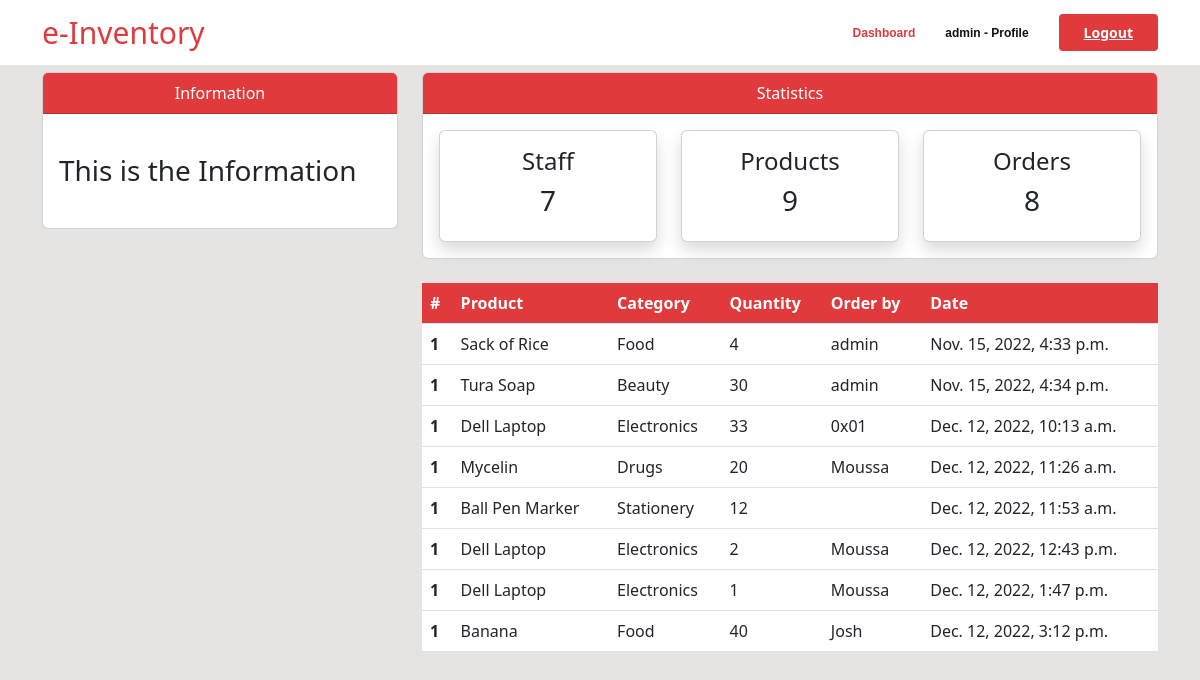
/order/ (signed in), run on the app's committed database.
### user/models.py (models this page shows)
class Profile(models.Model):
    staff = models.OneToOneField(User, on_delete=models.CASCADE, null=True)
    address = models.CharField(max_length=200, null=True)
    phone = models.CharField(max_length=20, null=True)
    image = models.ImageField(default='avatar.jpg', upload_to='media_images')
    def __str__ (self):
        return f'{self.staff.username} - Profile'

### dashboard/models.py (models this page shows, shortened)
class Order(models.Model):
    product = models.ForeignKey(Product, on_delete=models.CASCADE)
    staff = models.ForeignKey(User, on_delete=models.CASCADE, null=True)
    order_quantity = models.PositiveBigIntegerField(null=True)
    date = models.DateTimeField(auto_now_add=True)
    class Meta:
        verbose_name_plural = 'Order'

class Product(models.Model):
    name = models.CharField(max_length=100, null=True)
    category = models.CharField(max_length=20, choices=CATEGORY, null=True)
    quantity = models.PositiveBigIntegerField(null=True)
    class Meta:
        verbose_name_plural = 'Product'

### dashboard/views.py (the view)
# urls.py: path('order/', views.order, name='dashboard-order'),
@login_required
def order(request):
    orders = Order.objects.all()
    order_count = orders.count()
    worker_count = User.objects.all().count()     # display dynamically the numbers of registered staffs in /orders
    product_count = Product.objects.all().count()   # display dynamically the numbers of products in /orders
    context = {
        'orders': orders,
        'order_count': order_count,
        'worker_count': worker_count,
        'product_count': product_count,
    }
    return render(request, 'dashboard/order.html', context)

### templates/dashboard/order.html (shortened to what this page needs)
{% extends 'dashboard/base.html' %}
{% block content %}
{% include 'dashboard/topnav.html' %}
<div class="container">
    <div class="row my-4">
        <div class="col-md-4">
        </div>
        <div class="col-md-8">
            <table class="table bg-white">
                <thead class="thead">
                    <tr class="text-white">
                        <th scope="col">#</th>
                        <th scope="col">Product</th>
                        <th scope="col">Category</th>
                        <th scope="col">Quantity</th>
                        <th scope="col">Order by</th>
                        <th scope="col">Date</th>
                    </tr>
                </thead>
                <tbody>
                    {% for order in orders %}
                    <tr>
                        <th scope="row">1</th>
                        <td>{{order.product.name}}</td>
                        <td>{{order.product.category}}</td>
                        <td>{{order.order_quantity}}</td>
                        <td>{{order.staff.username}}</td>
                        <td>{{order.date}}</td>
                    </tr>
                    {% endfor %}
                </tbody>
            </table>
        </div>
    </div>
</div>
{% endblock %}

### templates/dashboard/navbar.html (shortened to what this page needs)
<header id="header" class="fixed-top d-flex align-items-center">
  {% if user.is_authenticated %}
  <div class="container d-flex align-items-center">
      <a href="{% url 'dashboard-index' %}" class="logo me-auto" style="text-decoration: none; font-size: 30px; color: #e03a3c" >e-Inventory</a>
      <nav id="navbar" class="navbar order-last order-lg-0">
        <ul>
          <li><a class="nav-link active" href="{% url 'dashboard-index' %}">Dashboard</a></li>
          <li><a class="nav-link" href="{% url 'user-profile' %}">{{user.profile}}</a></li>
        </ul>
      </nav>
      <a href="{% url 'user-logout' %}" class="get-started-btn">Logout</a>
      {% endif %}
    </div>
  </header>

### static/style.css (style rules this page uses)
body { background: rgb(230, 227, 227); }
#header { background: #fff; transition: all 0.5s; z-index: 997; padding: 10px 0; }
.get-started-btn { margin-left: 30px; background: #e03a3c; color: #fff; border-radius: 4px; padding: 8px 25px; white-space: nowrap; transition: 0.3s; font-size: 14px; font-weight: 600; display: inline-block; }
.navbar { padding: 0; }
.navbar ul { margin: 0; padding: 0; display: flex; list-style: none; align-items: center; }
.navbar li { position: relative; }
.navbar a { display: flex; align-items: center; justify-content: space-between; padding: 10px 0 10px 30px; font-family: "Raleway", sans-serif; font-size: 12px; font-weight: 600; color: #111111; white-space: nowrap; transition: 0.3s; }
.navbar a:hover, .navbar .active, .navbar li:hover > a { color: #e03a3c; }
.thead { background-color: #e03a3c; }

### data on the page
Order: product.name "Sack of Rice", product.category "Food", order_quantity "4", staff.username "admin", date "Nov. 15, 2022, 4:33 p.m."
Order: product.name "Tura Soap", product.category "Beauty", order_quantity "30", staff.username "admin", date "Nov. 15, 2022, 4:34 p.m."
Order: product.name "Dell Laptop", product.category "Electronics", order_quantity "33", staff.username "0x01", date "Dec. 12, 2022, 10:13 a.m."
Order: product.name "Mycelin", product.category "Drugs", order_quantity "20", staff.username "Moussa", date "Dec. 12, 2022, 11:26 a.m."
Order: product.name "Ball Pen Marker", product.category "Stationery", order_quantity "12", date "Dec. 12, 2022, 11:53 a.m."
Order: product.name "Dell Laptop", product.category "Electronics", order_quantity "2", staff.username "Moussa", date "Dec. 12, 2022, 12:43 p.m."
Order: product.name "Dell Laptop", product.category "Electronics", order_quantity "1", staff.username "Moussa", date "Dec. 12, 2022, 1:47 p.m."
Order: product.name "Banana", product.category "Food", order_quantity "40", staff.username "Josh", date "Dec. 12, 2022, 3:12 p.m."

### other printed values
{{ user.profile }} "admin - Profile"
{{ worker_count }} "7"
{{ product_count }} "9"
{{ order_count }} "8"
